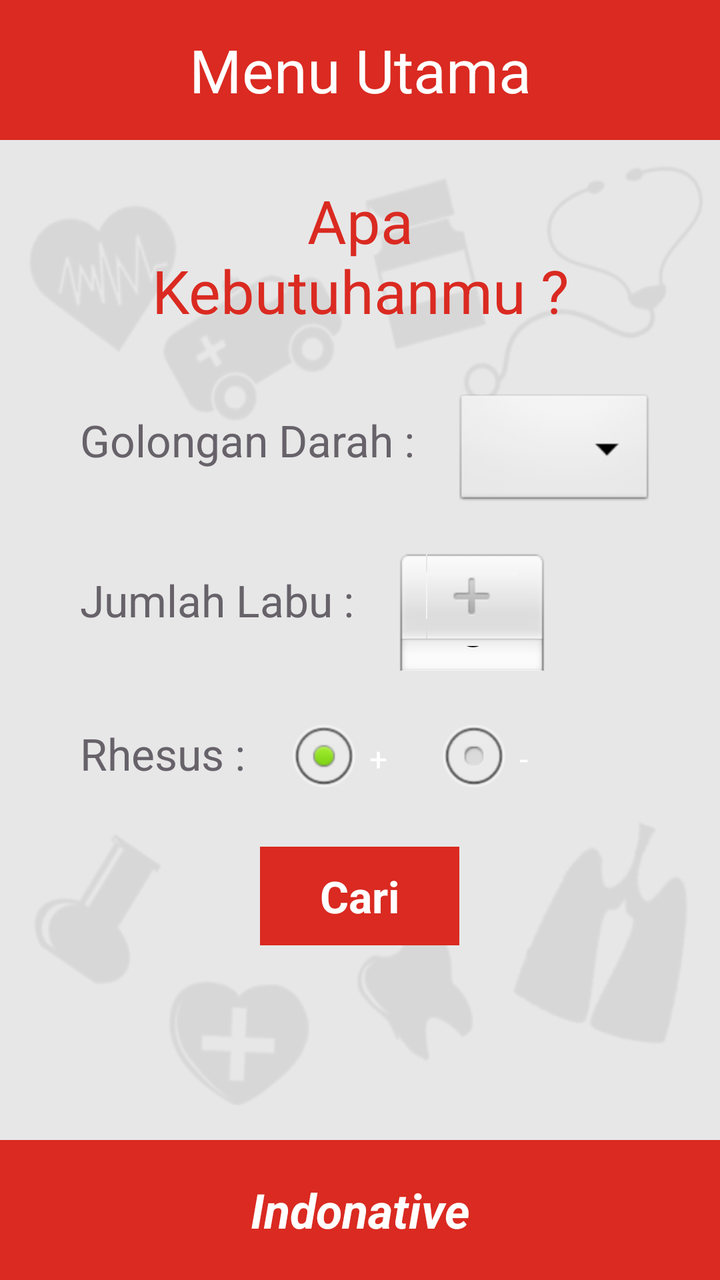
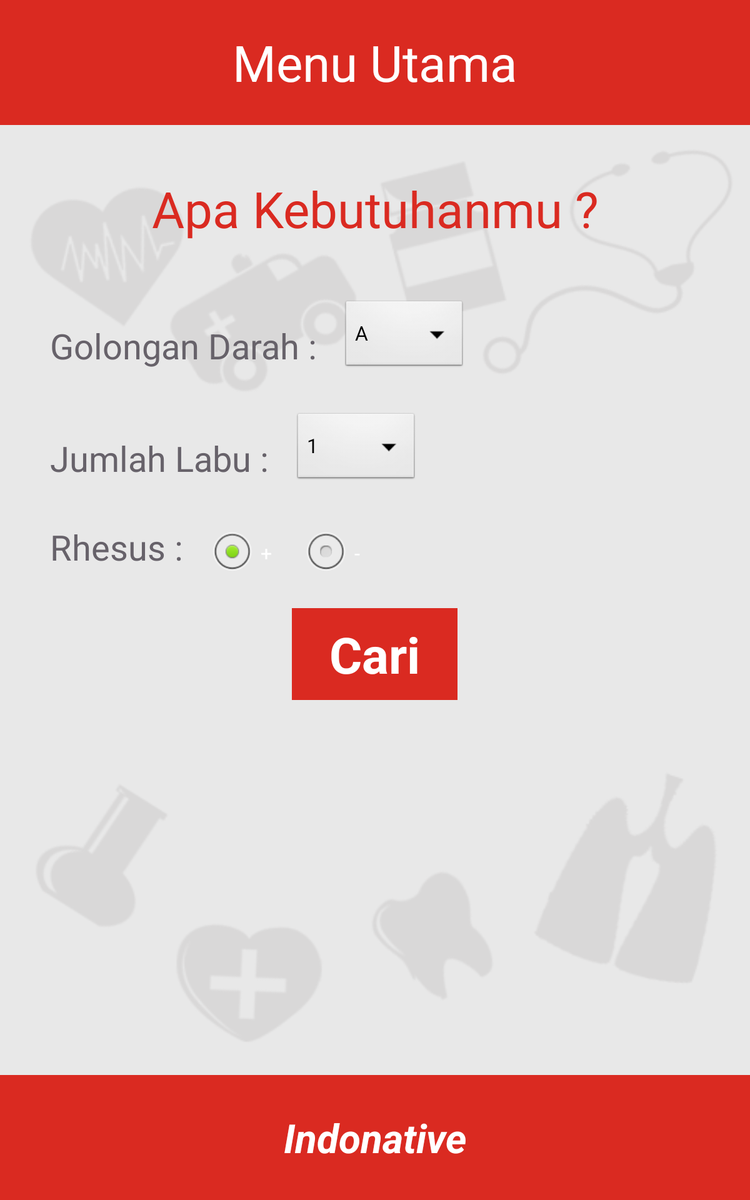

An Android layout and its configuration variant, each rendered on a device that would load it. The default file and the variant file are quoted in full after the pictures.
<!-- AndroidManifest.xml: application theme AppTheme -->
<!-- res/layout/main_menu.xml -->
<?xml version="1.0" encoding="utf-8"?>
<LinearLayout
    xmlns:android="http://schemas.android.com/apk/res/android"
    android:orientation="vertical"
    android:layout_width="match_parent"
    android:layout_height="match_parent">

    <LinearLayout
        android:layout_width="match_parent"
        android:layout_height="match_parent"
        android:orientation="vertical"
        android:layout_weight="1"
        android:background="@color/secondTextColor">


        <LinearLayout
            android:layout_width="match_parent"
            android:layout_height="@dimen/bar_height"
            android:background="@color/barBackground">

            <TextView
                android:layout_width="match_parent"
                android:layout_height="wrap_content"
                android:gravity="center"
                android:layout_gravity="center"
                android:text="Menu Utama"
                android:textSize="@dimen/bar_font_size_top"
                android:textColor="@color/firstTextColor" />

        </LinearLayout>

        <LinearLayout
            android:layout_width="match_parent"
            android:layout_height="match_parent"
            android:orientation="vertical"
            android:background="@drawable/background">

            <TextView
                android:text="Apa Kebutuhanmu ?"
                android:layout_width="250dp"
                android:layout_height="wrap_content"
                android:layout_gravity="center_horizontal"
                android:gravity="center"
                android:layout_marginTop="20dp"
                android:textColor="@color/secondTextColor"
                android:textSize="@dimen/font_size_large" />

            <LinearLayout
                android:layout_width="match_parent"
                android:layout_height="wrap_content"
                android:orientation="horizontal">

                <TextView
                    android:layout_width="wrap_content"
                    android:layout_height="wrap_content"
                    android:layout_marginTop="40dp"
                    android:layout_marginLeft="40dp"
                    android:textColor="@color/thirdTextColor"
                    android:textSize="@dimen/font_size_medium"
                    android:text="Golongan Darah :"/>

                <Spinner
                    android:id="@+id/dropdown_gol_darah"
                    android:layout_width="100dp"
                    android:layout_height="60dp"
                    android:layout_marginLeft="20dp"
                    android:layout_marginTop="30dp"
                    android:spinnerMode="dropdown"
                    />
            </LinearLayout>

            <LinearLayout
                android:layout_width="match_parent"
                android:layout_height="wrap_content"
                android:orientation="horizontal">

                <TextView
                    android:layout_width="wrap_content"
                    android:layout_height="wrap_content"
                    android:layout_marginTop="30dp"
                    android:layout_marginLeft="40dp"
                    android:textColor="@color/thirdTextColor"
                    android:textSize="@dimen/font_size_medium"
                    android:text="Jumlah Labu :"/>

                <NumberPicker
                    android:layout_width="wrap_content"
                    android:layout_height="60dp"
                    android:layout_marginTop="20dp"
                    android:layout_marginLeft="20dp"
                    android:id="@+id/picker_jml_labu" />
            </LinearLayout>

            <LinearLayout
                android:layout_width="match_parent"
                android:layout_height="wrap_content"
                android:orientation="horizontal">

                <TextView
                    android:layout_width="wrap_content"
                    android:layout_height="wrap_content"
                    android:layout_marginTop="20dp"
                    android:layout_marginLeft="40dp"
                    android:textColor="@color/thirdTextColor"
                    android:textSize="@dimen/font_size_medium"
                    android:text="Rhesus :"/>

                <RadioButton
                    android:layout_width="wrap_content"
                    android:layout_height="wrap_content"
                    android:layout_marginTop="20dp"
                    android:layout_marginLeft="20dp"
                    android:text=" + "
                    android:id="@+id/positive_radio_button"
                    android:onClick="onRadioButtonClicked"
                    android:checked="true"/>

                <RadioButton
                    android:layout_width="wrap_content"
                    android:layout_height="wrap_content"
                    android:layout_marginTop="20dp"
                    android:layout_marginLeft="20dp"
                    android:text=" - "
                    android:id="@+id/negative_radio_button"
                    android:onClick="onRadioButtonClicked"
                    android:checked="false"/>
            </LinearLayout>

            <Button
                android:layout_width="wrap_content"
                android:layout_height="wrap_content"
                android:layout_marginTop="20dp"
                android:layout_gravity="center_horizontal"
                android:background="@color/secondTextColor"
                android:paddingTop="10dp"
                android:paddingBottom="10dp"
                android:paddingLeft="30dp"
                android:paddingRight="30dp"
                android:id="@+id/button_cari"
                android:text="Cari"
                android:textSize="@dimen/font_size_medium"
                android:textStyle="bold"
                android:textColor="#FFFFFF"
                android:onClick="onCariButtonClick"/>

        </LinearLayout>



    </LinearLayout>

    
    <LinearLayout
        android:layout_width="match_parent"
        android:layout_height="@dimen/bar_height"
        android:background="@color/barBackground">

        <TextView
            android:layout_width="match_parent"
            android:layout_height="wrap_content"
            android:gravity="center"
            android:layout_gravity="center"
            android:text="Indonative"
            android:textSize="@dimen/bar_font_size_bottom"
            android:textStyle="bold|italic"
            android:textColor="@color/firstTextColor" />

    </LinearLayout>

</LinearLayout>
<!-- resources referenced by this layout -->
<resources>
  <color name="barBackground">#da2a21</color>
  <color name="firstTextColor">#FFFFFF</color>
  <color name="secondTextColor">#da2a21</color>
  <color name="thirdTextColor">#67626a</color>
  <dimen name="bar_font_size_bottom">24sp</dimen>
  <dimen name="bar_font_size_top">30sp</dimen>
  <dimen name="bar_height">70dp</dimen>
  <dimen name="font_size_large">30sp</dimen>
  <dimen name="font_size_medium">22sp</dimen>
  <!-- drawable background: png bitmap (drawable-hdpi, 14403 bytes) -->
  <style name="AppTheme" parent="@android:style/Theme.NoTitleBar">
          
          <item name="colorPrimary">@color/colorPrimary</item>
          <item name="colorPrimaryDark">@color/colorPrimaryDark</item>
          <item name="colorAccent">@color/colorAccent</item>
          <item name="android:windowNoTitle">true</item>
      </style>
  <color name="colorPrimary">#3F51B5</color>
  <color name="colorPrimaryDark">#303F9F</color>
  <color name="colorAccent">#FF4081</color>
</resources>
<!-- res/layout-sw600dp/main_menu.xml (the author's variant of the layout above) -->
<!-- drawn on a 7-inch tablet held upright -->
<?xml version="1.0" encoding="utf-8"?>
<LinearLayout
    xmlns:android="http://schemas.android.com/apk/res/android"
    android:orientation="vertical"
    android:layout_width="match_parent"
    android:layout_height="match_parent">

    <LinearLayout
        android:layout_width="match_parent"
        android:layout_height="match_parent"
        android:orientation="vertical"
        android:layout_weight="1"
        android:background="@color/secondTextColor">


        <LinearLayout
            android:layout_width="match_parent"
            android:layout_height="@dimen/bar_height"
            android:background="@color/barBackground">

            <TextView
                android:layout_width="match_parent"
                android:layout_height="wrap_content"
                android:gravity="center"
                android:layout_gravity="center"
                android:text="Menu Utama"
                android:textSize="@dimen/bar_font_size_top"
                android:textColor="@color/firstTextColor" />

        </LinearLayout>

        <LinearLayout
            android:layout_width="match_parent"
            android:layout_height="match_parent"
            android:orientation="vertical"
            android:background="@drawable/background">

            <TextView
                android:text="Apa Kebutuhanmu ?"
                android:layout_width="375dp"
                android:layout_height="wrap_content"
                android:layout_gravity="center_horizontal"
                android:gravity="center"
                android:layout_marginTop="40dp"
                android:textColor="@color/secondTextColor"
                android:textSize="@dimen/font_size_large" />

            <LinearLayout
                android:layout_width="match_parent"
                android:layout_height="wrap_content"
                android:orientation="horizontal">

                <TextView
                    android:layout_width="wrap_content"
                    android:layout_height="wrap_content"
                    android:layout_marginTop="60dp"
                    android:layout_marginLeft="40dp"
                    android:textColor="@color/thirdTextColor"
                    android:textSize="@dimen/font_size_medium"
                    android:text="Golongan Darah :"/>

                <Spinner
                    android:id="@+id/dropdown_gol_darah"
                    android:layout_width="100dp"
                    android:layout_height="60dp"
                    android:layout_marginLeft="20dp"
                    android:layout_marginTop="45dp"
                    android:entries="@array/golongan_darah_array"
                    />
            </LinearLayout>

            <LinearLayout
                android:layout_width="match_parent"
                android:layout_height="wrap_content"
                android:orientation="horizontal">

                <TextView
                    android:layout_width="wrap_content"
                    android:layout_height="wrap_content"
                    android:layout_marginTop="45dp"
                    android:layout_marginLeft="40dp"
                    android:textColor="@color/thirdTextColor"
                    android:textSize="@dimen/font_size_medium"
                    android:text="Jumlah Labu :"/>

                <Spinner
                    android:layout_width="100dp"
                    android:layout_height="60dp"
                    android:layout_marginTop="30dp"
                    android:layout_marginLeft="20dp"
                    android:id="@+id/dropdown_jml_labu"
                    android:entries="@array/jumlah_labu_array"
                    />
            </LinearLayout>

            <LinearLayout
                android:layout_width="match_parent"
                android:layout_height="wrap_content"
                android:orientation="horizontal">

                <TextView
                    android:layout_width="wrap_content"
                    android:layout_height="wrap_content"
                    android:layout_marginTop="30dp"
                    android:layout_marginLeft="40dp"
                    android:textColor="@color/thirdTextColor"
                    android:textSize="@dimen/font_size_medium"
                    android:text="Rhesus :"/>

                <RadioButton
                    android:layout_width="wrap_content"
                    android:layout_height="wrap_content"
                    android:layout_marginTop="30dp"
                    android:layout_marginLeft="20dp"
                    android:text=" + "
                    android:id="@+id/positive_radio_button"
                    android:onClick="onRadioButtonClicked"
                    android:checked="true"/>

                <RadioButton
                    android:layout_width="wrap_content"
                    android:layout_height="wrap_content"
                    android:layout_marginTop="30dp"
                    android:layout_marginLeft="20dp"
                    android:text=" - "
                    android:id="@+id/negative_radio_button"
                    android:onClick="onRadioButtonClicked"
                    android:checked="false"/>
            </LinearLayout>

            <Button
                android:layout_width="wrap_content"
                android:layout_height="wrap_content"
                android:layout_marginTop="20dp"
                android:layout_gravity="center_horizontal"
                android:background="@color/secondTextColor"
                android:paddingTop="10dp"
                android:paddingBottom="10dp"
                android:paddingLeft="30dp"
                android:paddingRight="30dp"
                android:id="@+id/button_cari"
                android:text="Cari"
                android:textSize="@dimen/font_size_large"
                android:textStyle="bold"
                android:textColor="#FFFFFF"
                android:onClick="onCariButtonClick"/>

        </LinearLayout>



    </LinearLayout>

    <LinearLayout
        android:layout_width="match_parent"
        android:layout_height="@dimen/bar_height"
        android:background="@color/barBackground">

        <TextView
            android:layout_width="match_parent"
            android:layout_height="wrap_content"
            android:gravity="center"
            android:layout_gravity="center"
            android:text="Indonative"
            android:textSize="@dimen/bar_font_size_bottom"
            android:textStyle="bold|italic"
            android:textColor="@color/firstTextColor" />

    </LinearLayout>

</LinearLayout>
<!-- resources referenced by the variant -->
<!-- as a 7-inch tablet held upright resolves them -->
<resources>
  <string-array name="golongan_darah_array">
          <item>A</item>
          <item>B</item>
          <item>AB</item>
          <item>O</item>
      </string-array>
  <string-array name="jumlah_labu_array">
          <item>1</item>
          <item>2</item>
          <item>3</item>
          <item>4</item>
          <item>5</item>
          <item>6</item>
          <item>7</item>
          <item>8</item>
          <item>9</item>
          <item>10</item>
      </string-array>
  <color name="barBackground">#da2a21</color>
  <color name="firstTextColor">#FFFFFF</color>
  <color name="secondTextColor">#da2a21</color>
  <color name="thirdTextColor">#67626a</color>
  <!-- from res/values-sw400dp/ -->
  <dimen name="bar_font_size_bottom">32sp</dimen>
  <!-- from res/values-sw400dp/ -->
  <dimen name="bar_font_size_top">40sp</dimen>
  <!-- from res/values-sw400dp/ -->
  <dimen name="bar_height">100dp</dimen>
  <!-- from res/values-sw400dp/ -->
  <dimen name="font_size_large">40sp</dimen>
  <!-- from res/values-sw400dp/ -->
  <dimen name="font_size_medium">28sp</dimen>
  <!-- drawable background: png bitmap (drawable-hdpi, 14403 bytes) -->
  <style name="AppTheme" parent="@android:style/Theme.NoTitleBar">
          
          <item name="colorPrimary">@color/colorPrimary</item>
          <item name="colorPrimaryDark">@color/colorPrimaryDark</item>
          <item name="colorAccent">@color/colorAccent</item>
          <item name="android:windowNoTitle">true</item>
      </style>
  <color name="colorPrimary">#3F51B5</color>
  <color name="colorPrimaryDark">#303F9F</color>
  <color name="colorAccent">#FF4081</color>
</resources>
